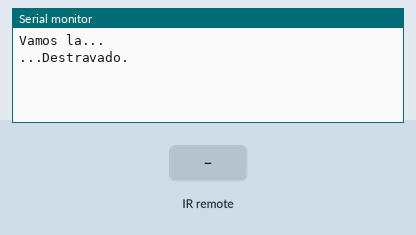
Simulated run of this sketch. Board: Arduino Uno, built with avr-gcc and run on an emulated ATmega328P. Parts: the last lines printed to the serial monitor. The inputs (shaded band) are chosen by the test bench.

Above: at 7.2 s.
7.3 s: infrared code 0xE0E036C9 received
At 7.43 s:
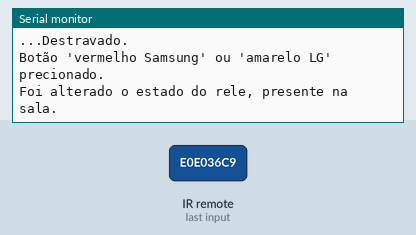
8.8 s: infrared code 0xE0E028D7 received
At 9.15 s:
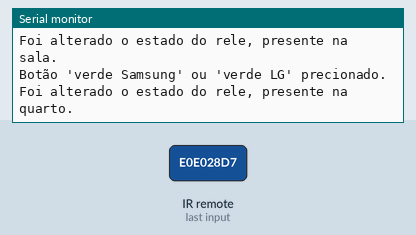
10.5 s: infrared code 0xE0E0A857 received
At 10.93 s:
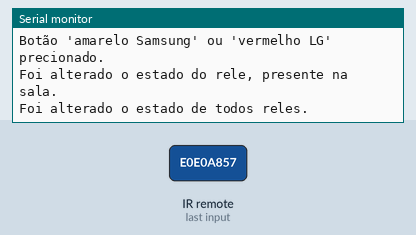
12.3 s: infrared code 0x71A1FE88 received
At 12.7 s:
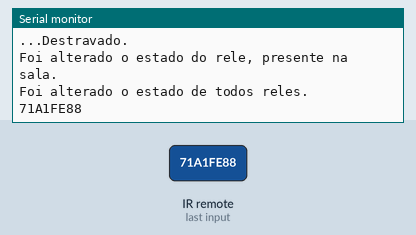
15.3 s: infrared code 0x6A618E02 received
At 15.83 s:
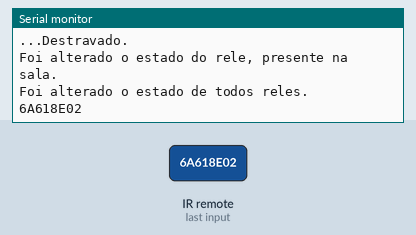
17.3 s: infrared code 0x75D1D566 received
At 17.62 s:
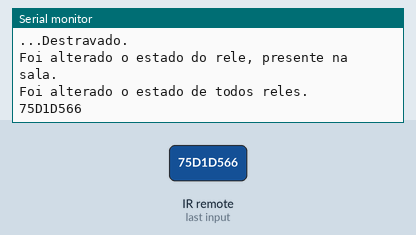

The sketch:

blue-ray.ino
```cpp
//::::::::::::::::::::::::::::::::::::::::::::::::::::::::::::::::::::::::::::::::::
#define vermelhoSamsung 0xE0E036C9
#define verdeSamsung 0xE0E028D7
#define amareloSamsung 0xE0E0A857
#define azulSamsung 0x71A1FE88
#define playSamsung 0x6A618E02
#define voltaSamsung 0x75D1D566
#define pauseSamsung 0xE0F44528
#define powerSamsung 0xE0E040BF
//----------------------------------------------------------------------------------
#define vermelhoDuoSat 0xEFB24D
//----------------------------------------------------------------------------------
#define amareloLG 0x20DF4EB1
#define verdeLG 0x20DF8E71
#define vermelhoLG 0x20DFC639
#define azulLG 0x20DF8679
//::::::::::::::::::::::::::::::::::::::::::::::::::::::::::::::::::::::::::::::::::
#include <SPI.h>
#include <Mirf.h>
#include <nRF24L01.h>
#include <MirfHardwareSpiDriver.h>
#include <string.h>
#include <Wire.h>
#include <IRremote.h>
/////////////////////////////////////////////////////////////////
const int dadosAlteraQuarto = 1;
const int dadosAlteraSala = 2;
const int dadosLigaSala = 3;
const int dadosDesligaSala = 4;
const int dadosLigaQuarto = 5;
const int dadosDesligaQuarto = 6;
const int dadosAlteraTodos = 9;
const int dadosTodosLigados = 7;
const int dadosTodosDesligados = 8;
int quarto;
int sala;
int todos;
int serial;
/////////////////////////////////////////////////////////////////
int Dados[3];
int chave;
int USB;
const int IR = 6;
unsigned long memoriaM;
const int atraso = 400;
int contadorMelodia;
boolean contadorTrava = true;
IRrecv irrecv(IR);
IRsend irsend;
decode_results results;
//::::::::::::::::::::::::::::::::::::::::::::::::::::::::::::::::::::::::::::::::::
void setup() {
  Mirf.cePin = 8;
  Mirf.csnPin = 7;
  Mirf.spi = &MirfHardwareSpi;
  Mirf.init();
  Mirf.setRADDR((byte *)"dados");
  Mirf.setTADDR((byte *)"dados");
  Mirf.payload = sizeof(Dados);
  Mirf.channel = 0;
  Mirf.config();
  //////////////////
  //   sck = 13   //
  //   miso = 12  //
  //   mosi = 11  //
  //   ce = 8     //
  //   csn = 7    //
  //////////////////
  //.................................................................................
  delay(6000);
  Serial.begin(9600);
  Serial.println("Vamos la...");
  Serial.println("");
  //.................................................................................
  irrecv.enableIRIn();
}
//::::::::::::::::::::::::::::::::::::::::::::::::::::::::::::::::::::::::::::::::::
void loop() {
  //RF.............................................................
  serial = Serial.read();
  Mirf.getData((byte *) &Dados);
  delay(50);
  quarto = Dados[0];
  sala = Dados[1];
  todos = Dados[2];
  //Trava............................................................................
  if (memoriaM > millis() ) {
    Serial.println("Travado...");
  }
  else {
    //.................................................................................
    while (contadorTrava == true) {
      contadorTrava = false;
      Serial.println("...Destravado.");
      Serial.println("");
    }
    //Todos.............................................................................
    if (todos == dadosAlteraTodos) {
      alteraTodos();
      travar();
    }
    if (todos == dadosTodosLigados) {
      ligaTodos();
      travar();
    }
    if (todos == dadosTodosDesligados) {
      desligaTodos();
      travar();
    }
    //Sala.............................................................................
    if (sala == dadosAlteraSala) {
      alteraSala();
      travar();
    }
    else if (sala == dadosLigaSala) {
      ligaSala();
      travar();
    }
    else  if (sala == dadosDesligaSala) {
      desligaSala();
      travar();
    }
    //USB..............................................................................
    if (serial == 'a') {
      ligaQuarto();
      travar();
    }
    else if (serial == 'b') {
      desligaQuarto();
      travar();
    }
    else if (serial == 'c') {
      ligaSala();
      travar();
    }
    else if (serial == 'd') {
      desligaSala();
      travar();
    }
    else if (serial == 'e') {
      ligaTodos();
      travar();
    }
    else if (serial == 'f') {
      desligaTodos();
      travar();
    }
    else if(serial == 'g'){
      irsend.sendNEC(0xE0E040BF,HEX);
      travar();
    }
    //IR...............................................................................
    if (irrecv.decode(&results)) {
      if ((results.value == vermelhoSamsung) or (results.value == amareloLG)) {
        Serial.println("Botão 'vermelho Samsung' ou 'amarelo LG' precionado.");
        alteraSala();
        travar();
      }
      else if ((results.value == verdeSamsung) or (results.value == verdeLG)) {
        Serial.println("Botão 'verde Samsung' ou 'verde LG' precionado.");
        alteraQuarto();
        travar();
      }
      else if ((results.value == amareloSamsung) or (results.value == vermelhoLG)) {
        Serial.println("Botão 'amarelo Samsung' ou 'vermelho LG' precionado.");
        alteraTodos();
        travar();
      }
      else {
        Serial.println(results.value, HEX);
        Serial.println("");
      }
      delay(50);
      irrecv.resume(); // Receive the next value
    }
  }
}
//:::::::::::::::::::::::::::::::::::::::::::::::::::::::::::::::::::::::::::::::::
void alteraQuarto() {
  Dados[0] = dadosAlteraQuarto;
  enviaDados();
  Serial.println("Foi alterado o estado do rele, presente na quarto.");
}
//.................................................................................
void ligaQuarto() {
  Dados[0] = dadosLigaQuarto;
  enviaDados();
  Serial.println("Foi alterado o estado do rele presente no quarto foi ligado.");
}
//.................................................................................
void desligaQuarto() {
  Dados[0] = dadosDesligaQuarto;
  enviaDados();
  Serial.println("Foi alterado o estado do rele presente no quarto foi desligado.");
}
//.................................................................................
void alteraSala() {
  Dados[1] = dadosAlteraSala;
  enviaDados();
  Serial.println("Foi alterado o estado do rele, presente na sala.");
}
//.................................................................................
void ligaSala() {
  Dados[1] = dadosLigaSala;
  enviaDados();
  Serial.println("Foi alterado o estado do rele presente na sala para ligado.");
}
//.................................................................................
void desligaSala() {
  Dados[1] = dadosDesligaSala;
  enviaDados();
  Serial.println("Foi alterado o estado do rele presente na sala para desligado.");
}
//.................................................................................
void alteraTodos() {
  alteraSala();
  Dados[2] = dadosAlteraTodos;
  enviaDados();
  Serial.println("Foi alterado o estado de todos reles.");
}
void ligaTodos() {
  Dados[2] = dadosTodosLigados;
  enviaDados();
  Serial.println("Foi alterado o estado de todos reles para ligado.");
}
void desligaTodos() {
  Dados[2] = dadosTodosDesligados;
  enviaDados();
  Serial.println("Foi alterado o estado de todos reles para desligado.");
}
//.................................................................................

void enviaDados() {
  Mirf.send((byte *) &Dados);
  while (Mirf.isSending()) {
    delay(10);
  }
}
//.................................................................................
void travar() {
  contadorTrava = true;
  memoriaM = millis() + atraso;
  sala = 0;
  quarto = 0;
  todos = 0;
}
//::::::::::::::::::::::::::::::::::::::::::::::::::::::::::::::::::::::::::::::::::
```

Measured:
- after the input at 7.3 s, the serial monitor: prints a new line at once (image 1)
- after the input at 8.8 s, the serial monitor: prints a new line after 0.23 s (image 2)
- after the input at 10.5 s, the serial monitor: prints a new line after 0.25 s (image 3)
- after the input at 12.3 s, the serial monitor: prints a new line after 0.38 s (image 4)
- after the input at 15.3 s, the serial monitor: prints a new line after 0.50 s (image 5)
- after the input at 17.3 s, the serial monitor: prints a new line after 0.30 s (image 6)
